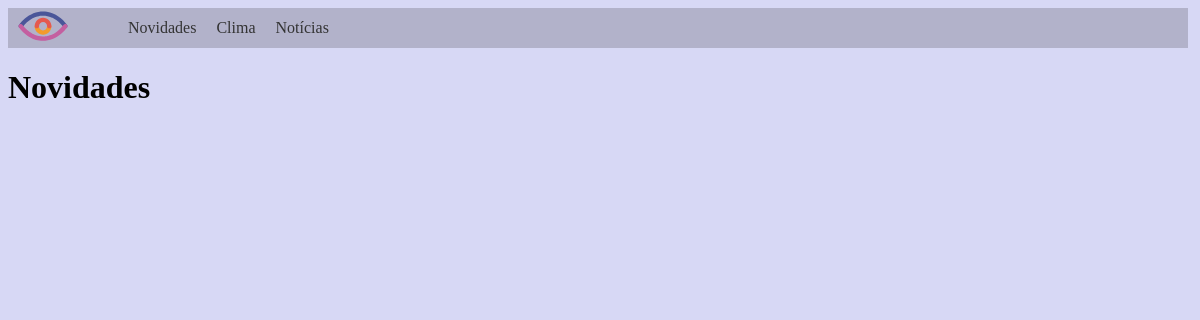
The page /novidades/ on the database as committed earlier.
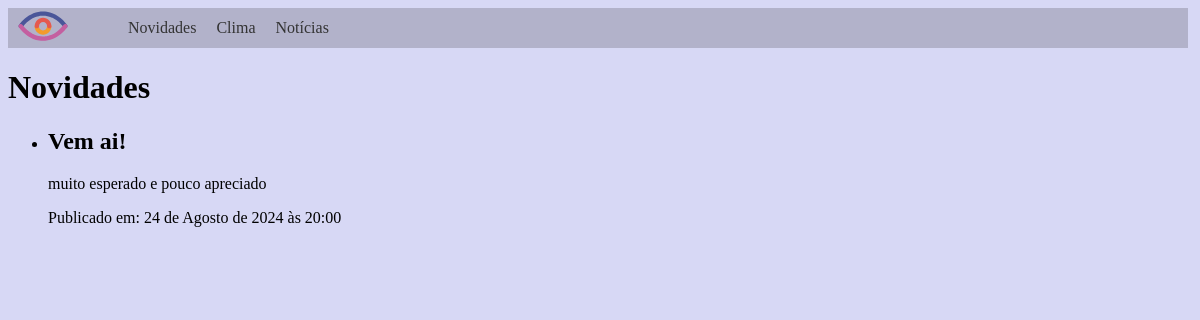
The same page on the database as committed later.
### noticias/models.py (models this page shows, shortened)
class Novidade(models.Model):
    titulo = models.CharField(max_length=200)
    corpo = models.TextField(max_length=1500)
    data_criacao = models.DateTimeField(auto_now_add=True)

### noticias/views.py (the view)
# urls.py: path('novidades/', views.novidades, name='novidades'),
def novidades(request):
    novidades = Novidade.objects.order_by('-data_criacao')
    context = {'novidades': novidades}
    return render(request, 'noticias/novidades.html', context)

### noticias/templates/noticias/novidades.html (shortened to what this page needs)
<!DOCTYPE html>
<html lang="pt-BR">
<head>
    <link rel="stylesheet" href="/static/css/style.css">
</head>
<body>
    {% extends "noticias/base.html" %}
    {% block content %}
    <h1>Novidades</h1>
    <ul>
        {% for novidade in novidades %}
            <li>
                <h2>{{ novidade.titulo }}</h2>
                <p>{{ novidade.corpo }}</p>
                <p>Publicado em: {{ novidade.data_criacao }}</p>
            </li>
        {% endfor %}
    </ul>
    {% endblock content %}

### noticias/templates/noticias/base.html
<header class="nevegador">
    <div>
        <a href="{% url 'index' %}"><img src="/static/img/oracle.svg" alt="logo"></a>
    </div>
    <nav>
        <ul>
            <li><a href="{% url 'novidades' %}">Novidades</a></li>
            <li><a href="{% url 'clima' %}">Clima</a></li>
            <li><a href="{% url 'artigos' %}">Notícias</a></li>
        </ul>
    </nav>
</header>
{% block content %}
{% endblock content %}

### static/css/style.css (style rules this page uses)
body { background-color: hsla(239, 60%, 70%, 0.322); }
header { padding-top: 10px; padding-bottom: 10px; padding-left: 10px; padding-right: 10px; height: 20px; width: 98%; display: flex; justify-content: flex-start; align-items: center; background-color: #0803032d; }
nav ul { list-style: none; display: flex; }
nav li { margin-left: 20px; }
nav a { text-decoration: none; color: #333; }

Rows that differ between the two databases and show on the page:
added Novidade: titulo "Vem ai!", corpo "muito esperado e pouco apreciado", data_criacao "24 de Agosto de 2024 às 20:00"
